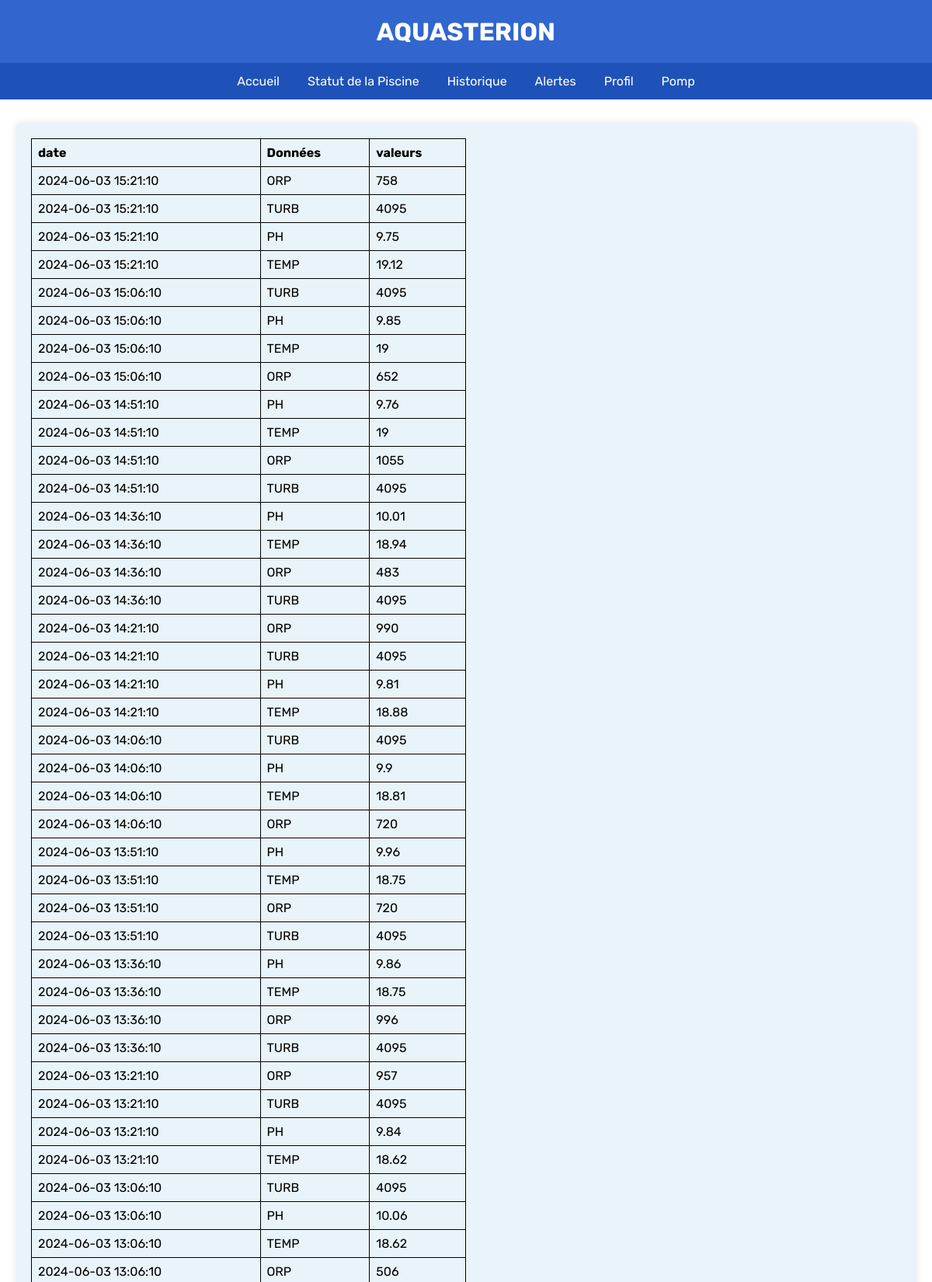
Screenshot of /index.php?page=history (signed in, upper part) with the database file from the repository.
### tables this page shows
CREATE TABLE `Measure_history` (
  `ID` int(11) NOT NULL,
  `Data_id` int(11) DEFAULT NULL,
  `Date` timestamp NULL DEFAULT current_timestamp(),
  `Value` float DEFAULT NULL
);

CREATE TABLE `Data` (
  `ID` int(11) NOT NULL,
  `Name` varchar(16) NOT NULL
);

### controllers/ViewController.php (called while the page is built, shortened)
<?php
class ViewController
{
    public static function showView($view = "home")
    {
        include 'views/' . $view . '.php';
        $content = ob_get_clean();
        include 'views/layout.php';
    }
}

### index.php (called while the page is built, shortened)
<?php
require_once 'controllers/ViewController.php';
$poolController = new PoolController();
$pumpController = new PumpController();
$authController = new AuthController();
$page = isset ($_GET['page']) ? $_GET['page'] : 'home';
match ($page) {
    'process_login' => $authController->login(),
    'change_username_process' => $authController->updateUsername(),
    'change_password_process' => $authController->updatePassword(),
    'change_alerts_process' => $poolController->updateAlerts(),
    'change_pump_mode' => $pumpController->changePumpMode(),
    default => ViewController::showView($page)
};

### models/Database.php (called while the page is built, shortened)
<?php
class Database
{
    private $conn;
    public function __construct() {
        $this->conn = new mysqli("localhost", "root", "pool", "piscine");
    }
    public function query($sql, $param = array()) {
        $stmt = $this->conn->prepare($sql);
        if (!$stmt->execute()) {
            die("Echec de la requête SQL : " . $stmt->error);
        }
        $result = $stmt->get_result();
        return $result;
    }
}
?>

### views/history.php (the view, shortened to what this page needs)
<?php require_once "models/Database.php"; ?>
<!DOCTYPE html>
<html lang="fr">
<head>
</head>
<body>
<div class="tab-content">
    <table>
        <tr>
            <th>date</th>
            <th>Données</th>
            <th>valeurs</th>
        </tr>
        <?php
        $db = new Database();
        $sql = "SELECT Date,Value,Name FROM Measure_history mh JOIN Data d ON d.ID = mh.Data_id ORDER BY  Date DESC";
        $req = $db->query($sql);
        while ($row = $req->fetch_assoc()) {
            ?>
            <tr>
                <td><?php echo $row['Date'] ?></td>
                <td><?php echo $row['Name'] ?></td>
                <td><?php echo $row['Value'] ?></td>
            </tr>
            <?php
        }
        ?>
    </table>
</div>
</body>
</html>

### views/layout.php (shortened to what this page needs)
<!DOCTYPE html>
<html lang="en">
    <head>
        <link rel="stylesheet" href="css/style.css">
    </head>
    <body>
        <header>
            <h1>Aquasterion</h1>
        </header>
        <nav>
            <ul class="nav-list">
                <li><a href="index.php?page=home">Accueil</a></li>
                <li><a href="index.php?page=pool_status">Statut de la Piscine</a></li>
                <?php
                if (isset($_SESSION["ID"])) {
                    echo '<li><a href="index.php?page=history">Historique</a></li>';
                    echo '<li><a href="index.php?page=alerts">Alertes</a></li>';
                    echo '<li><a href="index.php?page=profile">Profil</a></li>';
                    echo '<li><a href="index.php?page=pomp_manager">Pomp</a></li>';
                } else {
                    echo '<li><a href="index.php?page=login">Connexion</a></li>';
                }
                ?>
            </ul>
        </nav>
        <div class="container">
            <?php echo $content; ?>
        </div>
    </body>
</html>

### css/style.css (style rules this page uses)
:root { --main-bg-color: rgb(49, 102, 207); --main-txt-color: white; --secondary-bg-color: rgb(31, 82, 184); --secondary-txt-color: rgb(233, 244, 250); --black-color:rgba(0, 0, 0, 0.1); --main-red-color:rgb(251, 67, 67); --secondary-red-color:rgb(204, 16, 16); }
body { font-family: 'Rubik', sans-serif; margin: 0; padding: 0; }
header { background-color: var(--main-bg-color); color: var(--main-txt-color); text-align: center; text-transform: uppercase; padding: 0.1px; }
nav { background-color: var(--secondary-bg-color); display: flex; justify-content: center; }
.nav-list { list-style: none; margin: 0; padding: 0; display: flex; }
nav ul { list-style: none; margin: 0; padding: 0; overflow: hidden; }
nav li { float: left; }
nav a { display: block; color: var(--main-txt-color); text-align: center; padding: 14px 18px; text-decoration: none; }
.container { padding: 20px; }
.tab-content { background-color: var(--secondary-txt-color); padding: 20px; margin-top: 10px; border-radius: 8px; box-shadow: 0 0 10px var(--black-color); }

### views/history.php (style rules this page uses)
body { background-size: cover; background-repeat: no-repeat; height: 100vh; }
table { border-collapse: collapse; width: 50%; }
th, td { border: 1px solid black; padding: 8px; text-align: left; }

### rows the page displays
measure_history: Date "2024-06-03 15:21:10", Data.Name "ORP", Value "758"
measure_history: Date "2024-06-03 15:21:10", Data.Name "TURB", Value "4095"
measure_history: Date "2024-06-03 15:21:10", Data.Name "PH", Value "9.75"
measure_history: Date "2024-06-03 15:21:10", Data.Name "TEMP", Value "19.12"
measure_history: Date "2024-06-03 15:06:10", Data.Name "TURB", Value "4095"
measure_history: Date "2024-06-03 15:06:10", Data.Name "PH", Value "9.85"
measure_history: Date "2024-06-03 15:06:10", Data.Name "TEMP", Value "19"
measure_history: Date "2024-06-03 15:06:10", Data.Name "ORP", Value "652"
measure_history: Date "2024-06-03 14:51:10", Data.Name "PH", Value "9.76"
measure_history: Date "2024-06-03 14:51:10", Data.Name "TEMP", Value "19"
measure_history: Date "2024-06-03 14:51:10", Data.Name "ORP", Value "1055"
measure_history: Date "2024-06-03 14:51:10", Data.Name "TURB", Value "4095"
measure_history: Date "2024-06-03 14:36:10", Data.Name "PH", Value "10.01"
measure_history: Date "2024-06-03 14:36:10", Data.Name "TEMP", Value "18.94"
measure_history: Date "2024-06-03 14:36:10", Data.Name "ORP", Value "483"
measure_history: Date "2024-06-03 14:36:10", Data.Name "TURB", Value "4095"
measure_history: Date "2024-06-03 14:21:10", Data.Name "ORP", Value "990"
measure_history: Date "2024-06-03 14:21:10", Data.Name "TURB", Value "4095"
measure_history: Date "2024-06-03 14:21:10", Data.Name "PH", Value "9.81"
measure_history: Date "2024-06-03 14:21:10", Data.Name "TEMP", Value "18.88"
measure_history: Date "2024-06-03 14:06:10", Data.Name "TURB", Value "4095"
measure_history: Date "2024-06-03 14:06:10", Data.Name "PH", Value "9.9"
measure_history: Date "2024-06-03 14:06:10", Data.Name "TEMP", Value "18.81"
measure_history: Date "2024-06-03 14:06:10", Data.Name "ORP", Value "720"
measure_history: Date "2024-06-03 13:51:10", Data.Name "PH", Value "9.96"
measure_history: Date "2024-06-03 13:51:10", Data.Name "TEMP", Value "18.75"
measure_history: Date "2024-06-03 13:51:10", Data.Name "ORP", Value "720"
measure_history: Date "2024-06-03 13:51:10", Data.Name "TURB", Value "4095"
measure_history: Date "2024-06-03 13:36:10", Data.Name "PH", Value "9.86"
measure_history: Date "2024-06-03 13:36:10", Data.Name "TEMP", Value "18.75"
measure_history: Date "2024-06-03 13:36:10", Data.Name "ORP", Value "996"
measure_history: Date "2024-06-03 13:36:10", Data.Name "TURB", Value "4095"
measure_history: Date "2024-06-03 13:21:10", Data.Name "ORP", Value "957"
measure_history: Date "2024-06-03 13:21:10", Data.Name "TURB", Value "4095"
measure_history: Date "2024-06-03 13:21:10", Data.Name "PH", Value "9.84"
measure_history: Date "2024-06-03 13:21:10", Data.Name "TEMP", Value "18.62"
measure_history: Date "2024-06-03 13:06:10", Data.Name "TURB", Value "4095"
measure_history: Date "2024-06-03 13:06:10", Data.Name "PH", Value "10.06"
measure_history: Date "2024-06-03 13:06:10", Data.Name "TEMP", Value "18.62"
measure_history: Date "2024-06-03 13:06:10", Data.Name "ORP", Value "506"
